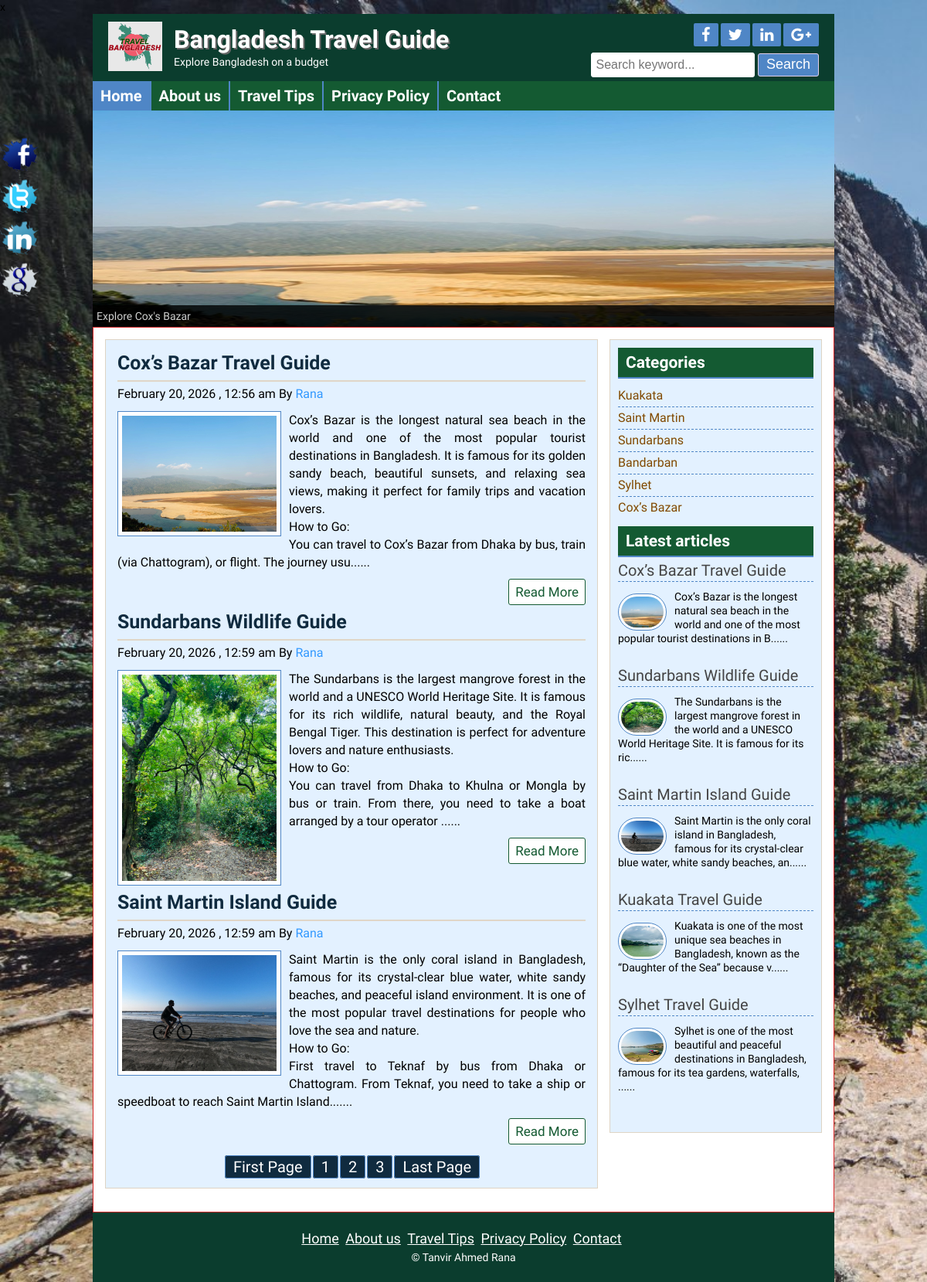
The page / on the database its author committed.
### tables this page shows
CREATE TABLE `title_slogan` (
  `id` int(11) NOT NULL,
  `title` varchar(250) NOT NULL,
  `slogan` varchar(250) NOT NULL,
  `logo` varchar(250) NOT NULL
);

CREATE TABLE `tbl_social` (
  `id` int(11) NOT NULL,
  `fb` varchar(300) NOT NULL,
  `tw` varchar(300) NOT NULL,
  `ln` varchar(300) NOT NULL,
  `gp` varchar(300) NOT NULL
);

CREATE TABLE `tbl_page` (
  `id` int(11) NOT NULL,
  `name` varchar(100) NOT NULL,
  `body` varchar(500) NOT NULL
);

CREATE TABLE `tbl_post` (
  `id` int(11) NOT NULL,
  `cat` int(11) NOT NULL,
  `title` varchar(100) NOT NULL,
  `body` text NOT NULL,
  `image` varchar(100) NOT NULL,
  `author` varchar(50) NOT NULL,
  `tag` varchar(50) NOT NULL,
  `date` timestamp NOT NULL DEFAULT current_timestamp() ON UPDATE current_timestamp(),
  `userid` int(11) NOT NULL
);

CREATE TABLE `tbl_category` (
  `id` int(11) NOT NULL,
  `name` varchar(50) NOT NULL
);

CREATE TABLE `tbl_footer` (
  `id` int(11) NOT NULL,
  `note` varchar(300) NOT NULL
);

### lib/Database.php (called while the page is built, shortened)
<?php
Class Database{
	public $host   = DB_HOST;
	public $user   = DB_USER;
	public $pass   = DB_PASS;
	public $dbname = DB_NAME;
	public $link;
	private function connectDB(){
	$this->link = new mysqli($this->host, $this->user, $this->pass, $this->dbname);
 }
	public function select($query){
		$result = $this->link->query($query) or die($this->link->error.__LINE__);
		if($result->num_rows > 0){
			return $result;
		} else {
			return false;
		}
	}
}

### helpers/Format.php (called while the page is built, shortened)
<?php
class Format{
    public function formaDate($date) {
        return date('F j, Y , g:i a', strtotime($date));
    }
    public function textShroten($text, $limit = 400){
       $text = $text. " ";
       $text = substr($text, 0, $limit);
       $text = $text."......";
       return $text;
    }
}

### index.php (the view)
<?php
 include 'inc/header.php';
 include 'inc/slider.php';
?>
<div class="contentsection contemplete clear">
    <div class="maincontent clear">
        <?php
$per_page = 3;
if(isset($_GET['page'])){
	$page = $_GET['page'];
}else{
	$page = 1;
}
$start_form = ($page -1) * $per_page;
?>
        <?php
   $query = "SELECT * FROM tbl_post LIMIT $start_form, $per_page";
   $post = $db->select($query);
    if($post){
    while($result = $post->fetch_assoc()){
?>
        <div class="samepost clear">
            <h2><a href="post.php?id=<?php echo $result['id'] ?>">
                    <?php echo $result['title'] ?></a></h2>
            <h4><?php echo $fm->formaDate($result['date'] ) ?> By
                <a href="#"><?php echo $result['author'] ?></a>
            </h4>
            <a href="post.php?id=<?php echo $result['id'] ?>"><img src="admin/<?php echo $result['image']?>"
                    alt="post image" /></a>
            <p> <?php echo $fm->textShroten($result['body'] ) ?></p>
            <div class="readmore clear">
                <a href="post.php?id=<?php echo $result['id'] ?>">Read More</a>
            </div>
        </div>
        <?php }  ?>
        <?php
$query = "SELECT * FROM tbl_post";
$result = $db->select($query);
$total_rows = mysqli_num_rows($result);
$total_pages = ceil($total_rows / $per_page);
echo "<span class='pagination'><a href='index.php?page=1'>".'First Page'."</a>";
 for($i = 1; $i <= $total_pages; $i++){
	echo "<a href='index.php?page=".$i."'>".$i."</a>";
}
 echo "<a href='index.php?page=$total_pages'>".'Last Page'."</a></span>" ?>
        <?php } else { header("location:404.php"); } ?>
    </div>
    <?php include 'inc/sidebar.php' ?>
    <?php include 'inc/footer.php' ?>

### inc/header.php (shortened to what this page needs)
<?php
 include 'lib/Database.php';
 include 'helpers/Format.php';
?>
<?php
$db = new Database();
$fm = new Format();
?>
<!DOCTYPE html>
<html>
<head>
	<?php include 'scrips/css.php' ; ?>
</head>
<body>
	<div class="headersection templete clear">
<?php
 $query = "SELECT * FROM title_slogan WHERE id = 1";
 $getData = $db->select($query);
 if ($getData) {
	while ($result = $getData->fetch_assoc()) {
?>
	<a href="#">
		<div class="logo">
			<img src="admin/<?php echo $result['logo'] ?>" alt="Logo"/>
			<h2><?php echo $result['title'] ?></h2>
			<p><?php echo $result['slogan'] ?></p>
		</div>
	</a>
<?php } }?>
	<div class="social clear">
<?php
$query = "SELECT * FROM tbl_social WHERE id = 1";
$getSocial = $db->select($query);
if ($getSocial) {
	while ($data = $getSocial->fetch_assoc()) {
?>
<div class="icon clear">
<a href="<?php echo $data['fb']?>" target="_blank"><i class="fa fa-facebook"></i></a>
<a href="<?php echo $data['tw']?>" target="_blank"><i class="fa fa-twitter"></i></a>
<a href="<?php echo $data['ln']?>" target="_blank"><i class="fa fa-linkedin"></i></a>
<a href="<?php echo $data['gp']?>" target="_blank"><i class="fa fa-google-plus"></i></a>
</div>
<?php } }?>
		<div class="searchbtn clear">
		<form action="search.php" method="get">
			<input type="text" name="search" placeholder="Search keyword..."/>
			<input type="submit" name="submit" value="Search"/>
		</form>
		</div>
	</div>
</div>
<div class="navsection templete">
	<?php
	  $path = $_SERVER['SCRIPT_FILENAME'];
	  $currentPage = basename($path,  '.php');
	?>
<ul>
	<li><a
	 <?php  if ($currentPage == 'index') {	echo 'id="active"';}?>
	 	href="index.php">Home</a></li>
	<?php
		$query = "SELECT * FROM tbl_page";
		$pages = $db->select($query);
		if ($pages) {
		while ($result = $pages->fetch_assoc()){   ?>
		<li><a
		<?php
  if (isset($_GET['pageid']) && $_GET['pageid'] == $result['id']) {
	 echo 'id="active"';
  }
	?>
		href="page.php?pageid=<?php echo $result['id']?>"><?php echo $result['name']?></a></li>
		<?php }  } ?>
	<li><a
	<?php  if ($currentPage == 'contact') {	echo 'id="active"';}?>
	href="contact.php">Contact</a></li>
</ul>
</div>

### inc/sidebar.php
<div class="sidebar clear">
<div class="samesidebar clear">
	<h2>Categories</h2>
<?php
$query = "SELECT * FROM tbl_category";
   $category = $db->select($query);
   if ($category) {
	   while($result = $category->fetch_assoc()) {
?>
<ul>
	<li><a href="posts.php?category=<?php echo $result['id'] ?>"><?php echo $result['name']; ?></a></li>
	<?php } } else { ?>
		<li>NO Releted Categories</li>
	<?php } ?>
</ul>
</div>
<div class="samesidebar clear">
	<h2>Latest articles</h2>
<?php
   $query = "SELECT * FROM tbl_post limit 5";
   $post = $db->select($query);
    if($post){
    while($result = $post->fetch_assoc()){
?>
<div class="popular clear">
<h3><a href="post.php?id=<?php echo $result['id'] ?>"><?php echo $result['title']; ?></a></h3>
	<a href="post.php?id=<?php echo $result['id'] ?>">
	<img src="admin/<?php echo $result['image']?>" alt="post image"/></a>
	<p> <?php echo $fm->textShroten($result['body'], 120 ) ?></p>
	</div>
<?php  } } else { header("location:404.php"); } ?>
</div>
</div>

### inc/footer.php (shortened to what this page needs)
</div>
<div class="footersection templete clear">
    <div class="footermenu clear">
        <ul>
            <li><a href="index.php">Home</a></li>
            <?php
   $q = "SELECT * FROM tbl_page";
   $p1 = $db->select($q);
   if ($p1) {
   while ($result = $p1->fetch_assoc()){
   ?>
            <li><a <?php
  if (isset($_GET['pageid']) && $_GET['pageid'] == $result['id']) {
  echo 'id="active"';
  }
 ?> href="page.php?pageid=<?php echo $result['id']?>"><?php echo $result['name']?></a></li>
            <?php } } ?>
            <li><a href="contact.php">Contact</a></li>
        </ul>
    </div>
    <?php
 $query = "SELECT * FROM tbl_footer WHERE id=1";
 $footerNote = $db->select($query);
 if ($footerNote) {
   while ($result = $footerNote->fetch_assoc()){
 ?>
    <p>&copy; <?php echo $result['note']?></>
        <?php } }?>
</div>
<div class="fixedicon clear">
    <a href="http://www.facebook.com"><img src="images/fb.png" alt="Facebook" /></a>
    <a href="http://www.twitter.com"><img src="images/tw.png" alt="Twitter" /></a>
    <a href="http://www.linkedin.com"><img src="images/in.png" alt="LinkedIn" /></a>
    <a href="http://www.google.com"><img src="images/gl.png" alt="GooglePlus" /></a>
</div>
</body>
</html>

### theme/deep_green.css (style rules this page uses)
.headersection { background: #0b3d2e; }
.navsection { background: #145a32; }
.samesidebar h2 { background: #145a32; }
.readmore a { border: 1px solid #145a32; color: #145a32; }
.footersection { background: #0b3d2e; }

### rows shown on the page
title_slogan: logo (picture), title "Bangladesh Travel Guide", slogan "Explore Bangladesh on a budget"
tbl_page: name "About us"
tbl_page: name "Travel Tips"
tbl_page: name "Privacy Policy"
tbl_post: title "Cox’s Bazar Travel Guide", date "February 20, 2026 , 12:56 am", author "Rana", image (picture), body "Cox’s Bazar is the longest natural sea beach in the world and one of the most popular tourist destinations in Bangladesh. It is famous for its golden sandy beach, beautiful sunsets, and relaxing sea views, making it perfect for family trips and vacation lovers. How to Go: You can travel to Cox’s Bazar from Dhaka by bus, train (via Chattogram), or flight. The journey usu......", body "Cox’s Bazar is the longest natural sea beach in the world and one of the most popular tourist destinations in B......"
tbl_post: title "Sundarbans Wildlife Guide", date "February 20, 2026 , 12:59 am", author "Rana", image (picture), body "The Sundarbans is the largest mangrove forest in the world and a UNESCO World Heritage Site. It is famous for its rich wildlife, natural beauty, and the Royal Bengal Tiger. This destination is perfect for adventure lovers and nature enthusiasts. How to Go: You can travel from Dhaka to Khulna or Mongla by bus or train. From there, you need to take a boat arranged by a tour operator ......", body "The Sundarbans is the largest mangrove forest in the world and a UNESCO World Heritage Site. It is famous for its ric......"
tbl_post: title "Saint Martin Island Guide", date "February 20, 2026 , 12:59 am", author "Rana", image (picture), body "Saint Martin is the only coral island in Bangladesh, famous for its crystal-clear blue water, white sandy beaches, and peaceful island environment. It is one of the most popular travel destinations for people who love the sea and nature. How to Go: First travel to Teknaf by bus from Dhaka or Chattogram. From Teknaf, you need to take a ship or speedboat to reach Saint Martin Island.......", body "Saint Martin is the only coral island in Bangladesh, famous for its crystal-clear blue water, white sandy beaches, an......"
tbl_category: name "Kuakata"
tbl_category: name "Saint Martin"
tbl_category: name "Sundarbans"
tbl_category: name "Bandarban"
tbl_category: name "Sylhet"
tbl_category: name "Cox’s Bazar"
tbl_post: title "Kuakata Travel Guide", image (picture), body "Kuakata is one of the most unique sea beaches in Bangladesh, known as the “Daughter of the Sea” because v......"
tbl_post: title "Sylhet Travel Guide", image (picture), body "Sylhet is one of the most beautiful and peaceful destinations in Bangladesh, famous for its tea gardens, waterfalls, ......"
tbl_footer: note "Tanvir Ahmed Rana"
